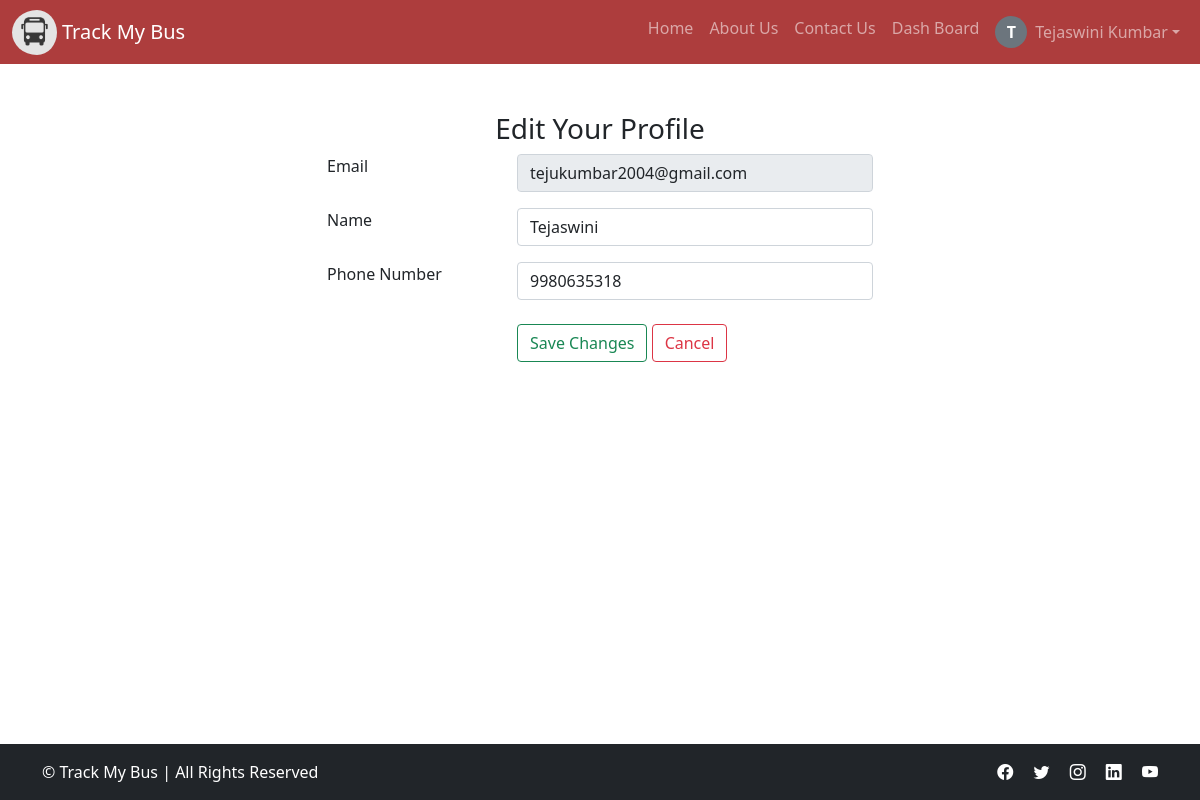
/profile.php (signed in), run on the app's committed database.
### tables this page shows
CREATE TABLE `users` (
  `id` bigint(20) UNSIGNED NOT NULL,
  `phone_number` varchar(20) NOT NULL,
  `email` varchar(256) NOT NULL,
  `password` varchar(64) NOT NULL,
  `first_name` varchar(25) NOT NULL,
  `last_name` varchar(25) NOT NULL,
  `created_at` timestamp NOT NULL DEFAULT current_timestamp(),
  `bus_id` int(11) DEFAULT NULL
);

### profile.php (the view, shortened to what this page needs)
<?php
include 'header.php';
include 'dbconfig.php';
$userId = $_SESSION['username'] ?? null;
$stmt = $conn->prepare("SELECT * FROM users WHERE email = ?");
$stmt->execute([$userId]);
$user = $stmt->fetch(PDO::FETCH_ASSOC);
?>
<div class="container mt-5">
    <div class="row justify-content-center">
        <div class="col-md-6">
            <h3 class="text-center">Edit Your Profile</h3>
            <form method="POST">
                <div class="row mb-3">
                    <div class="col-sm-4">
                        <label for="email" class="form-label">Email</label>
                    </div>
                    <div class="col-sm-8">
                        <input type="email" id="email" class="form-control" value="<?= htmlspecialchars($user['email']) ?>" readonly>
                    </div>
                </div>
                <div class="row mb-3">
                    <div class="col-sm-4">
                        <label for="first_name" class="form-label"> Name</label>
                    </div>
                    <div class="col-sm-8">
                        <input type="text" name="first_name" id="first_name" class="form-control" value="<?= htmlspecialchars($user['first_name']) ?>" required>
                    </div>
                </div>
                <div class="row mb-3">
                    <div class="col-sm-4">
                        <label for="phone" class="form-label">Phone Number</label>
                    </div>
                    <div class="col-sm-8">
                        <input type="text" name="phone" id="phone" class="form-control" value="<?= htmlspecialchars($user['phone_number']) ?>" required>
                    </div>
                </div>
                <div class="row">
                    <div class="col-sm-4"></div>
                    <div class="col-sm-8">
                        <button type="submit" class="btn btn-outline-success mt-2">Save Changes</button>
                        <a href="profile.php" class="btn btn-outline-danger mt-2">Cancel</a>
                    </div>
                </div>
            </form>
        </div>
    </div>
</div>
<?php include 'footer.php'; ?>

### css/app.css (style rules this page uses)
html, body { height: 100%; margin: 0; display: flex; flex-direction: column; }
body { flex: 1; }

### header.php (style rules this page uses)
input.form-control { transition: border-color 0.3s ease, box-shadow 0.3s ease; }
.btn { transition: all 0.3s ease-in-out; }
.btn { transition: transform 0.2s ease, box-shadow 0.2s ease; }
.btn { transition: transform 0.2s ease; }

### data on the page
users: email "tejukumbar2004@gmail.com", first_name "Tejaswini", phone "9980635318"

### other printed values
$initial "T"
$username "Tejaswini Kumbar"
